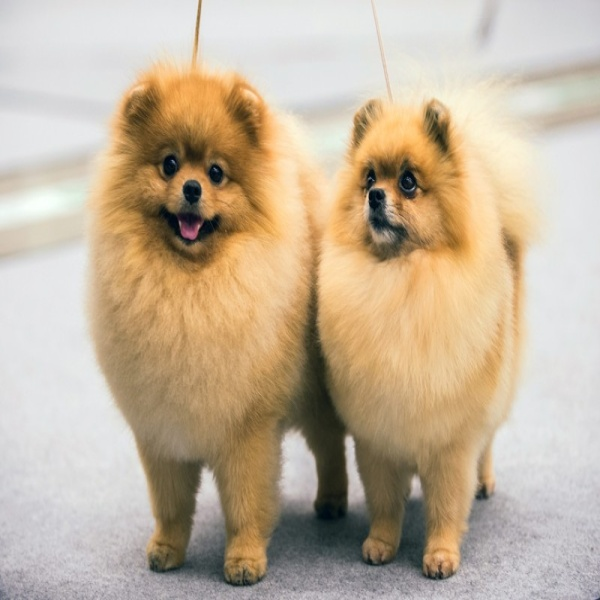
#> input picture new_dog.jpg, 600 x 600 px
$ python puzzle.py
#> lines starting #> are read from the running program, lines starting #| are printed output that depends on the picture
import cv2
import numpy as np
import random

click_count = 0
click_img_pos = []


def split_image():
    orig_img = cv2.imread("new_dog.jpg")
#> orig_img is the input picture: shape (600, 600, 3); mean B, G, R 155.6, 178.3, 195.3
    h, w, _ = orig_img.shape
#> h = 600; w = 600
    sub_h = int(h / 3)
#> sub_h = 200
    sub_w = int(w / 3)
#> sub_w = 200

    img_dict = dict([(str(i + 1), None) for i in range(9)])

    # 分割圖片
    count = 0
    for i in range(3):
        for j in range(3):
            img_dict[str(count + 1)] = orig_img[sub_h * i:sub_h * (i + 1), sub_w * j:sub_w * (j + 1), :]
            count += 1
#> after the loop, count = 9; img_dict = 9 items

    list_index = [1, 2, 3, 4, 5, 6, 7, 8, 9]
    random.shuffle(list_index)

    new_dict = dict([(str(i + 1), None) for i in range(9)])
    for x in list_index:
        new_dict[str(list_index.index(x) + 1)] = img_dict[str(x)]
#> after the loop, new_dict = 9 items

    return new_dict, orig_img


def combine_image(img_dict):
    img_list = []
    temp_list = []
    for i in range(9):
        if not i % 3:
            if temp_list:
                img_list.append(temp_list)
            temp_list = []
            temp_list.append(img_dict[str(i + 1)])
        else:
            temp_list.append(img_dict[str(i + 1)])
    img_list.append(temp_list)

    new_img_list = []
    for img in img_list:
        new_img_list.append(np.vstack(tuple([sub_img for sub_img in img])))
    new_img = np.hstack(tuple([new_sub_img for new_sub_img in new_img_list]))
    return new_img


def record_click():
    global new_img
    h, w, _ = new_img.shape
    sub_h = int(h / 3)
    sub_w = int(w / 3)
    click_dict = dict([(str(i + 1), []) for i in range(9)])
    count = 0
    for i in range(3):
        for j in range(3):
            y_pos = [y for y in range(sub_h * i, sub_h * (i + 1))]
            x_pos = [x for x in range(sub_w * j, sub_w * (j + 1))]
            for y in y_pos:
                for x in x_pos:
                    click_dict[str(count + 1)] += [[y, x]]
            count += 1
    return click_dict


def get_pos(x_coord, y_coord):
    global click_count
    global click_img_pos
    global new_img
    global new_dict
    global orig_img
    global click_dict

    click_count += 1

    for k, v in click_dict.items():
        if [x_coord, y_coord] in v:
            print(k)
            click_img_pos.append(k)

    if click_count == 2:
        new_dict[str(click_img_pos[0])], new_dict[str(click_img_pos[1])] = new_dict[str(click_img_pos[1])], new_dict[str(click_img_pos[0])]
        new_img = combine_image(new_dict)
        click_count = 0
        click_img_pos = []

        print(new_img.shape)
        print(orig_img.shape)
    if (new_img == orig_img).all():
        vic_img = cv2.imread("vic.jpg")
        cv2.namedWindow('VIC')
        cv2.imshow('VIC', vic_img)


def click_event(event, x, y, flags, param):
    if event == cv2.EVENT_LBUTTONDOWN:
        get_pos(x, y)


if __name__ == "__main__":
    new_dict, orig_img = split_image()
#> new_dict = 9 items
    new_img = combine_image(new_dict)
#> after the loop in combine_image, `for i in range(9):`: img_list = 2 items
#> the loop in combine_image, `for img in img_list:` made 3 passes
#> after the loop in combine_image, `for img in img_list:`: new_img_list = 3 items
#> in combine_image, `new_img = np.hstack(tuple([new_sub_img for new_sub_img in new_img_list..`:
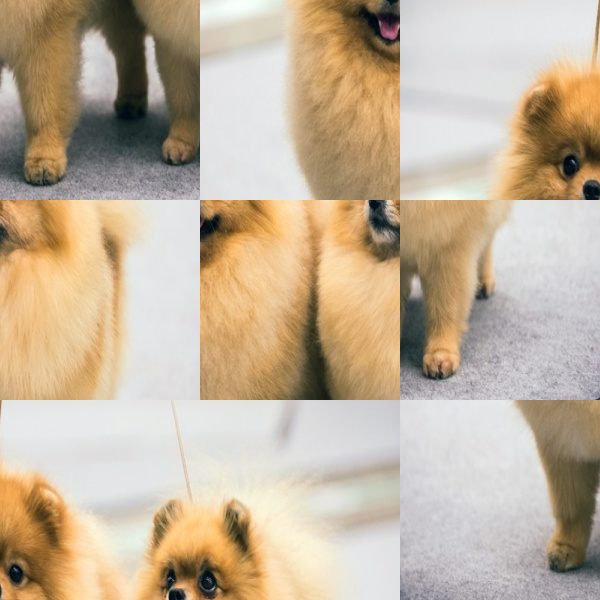
#> new_img: shape (600, 600, 3); mean of channels 0, 1, 2 155.6, 178.3, 195.3; drawn as B, G, R
    click_dict = record_click()

    cv2.namedWindow('image')
    cv2.setMouseCallback('image', click_event)
    while (1):
        cv2.imshow('image', new_img)
        if cv2.waitKey(20) & 0xFF == 27:
#> (key Esc is pressed here)
            break
